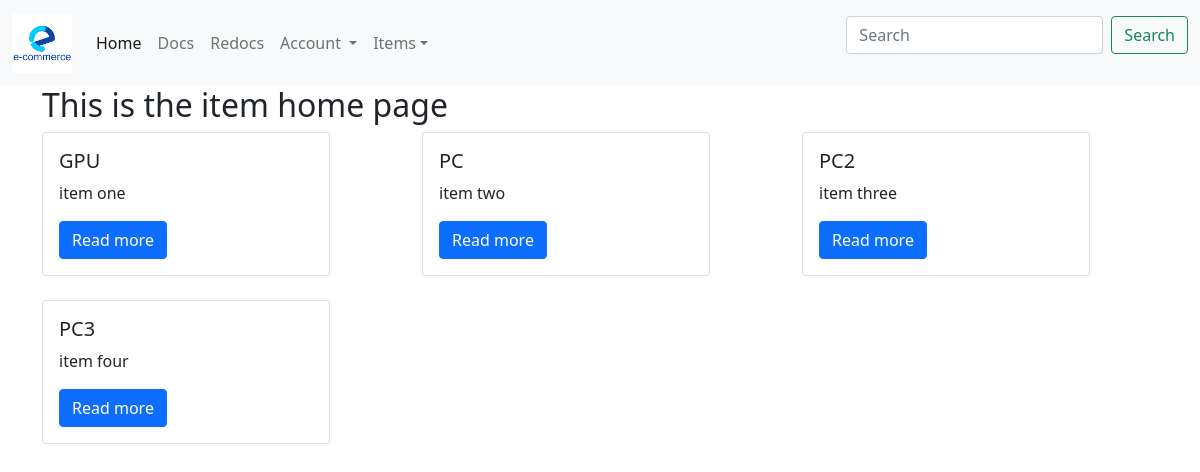
The app's page /, older data.
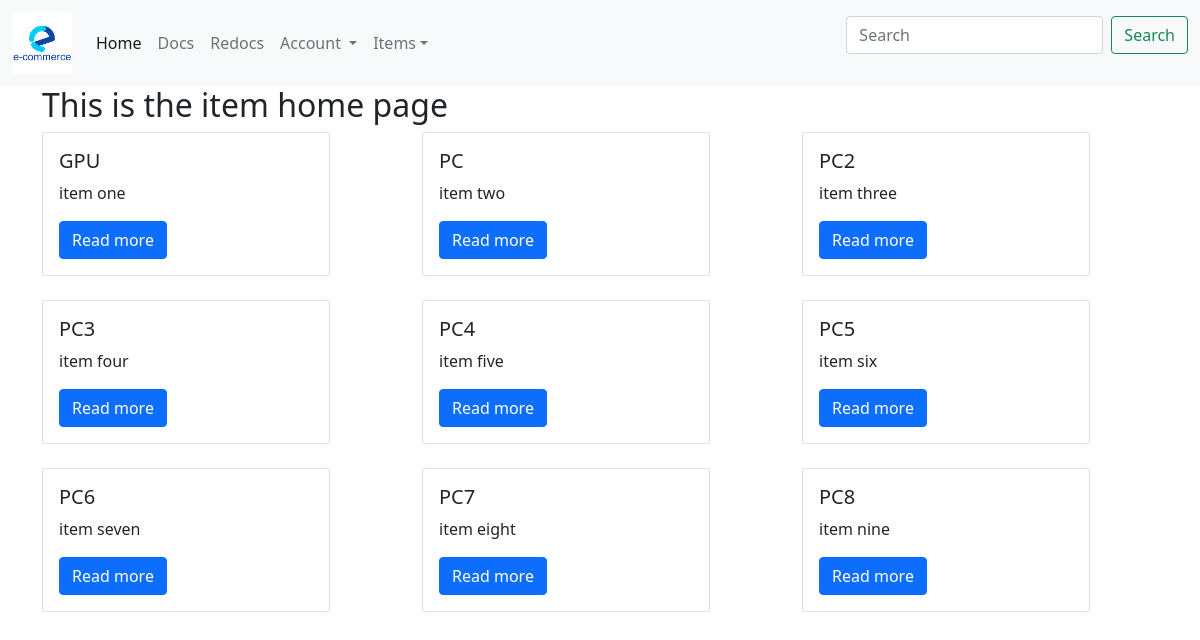
The same page, newer data.
### models.py (models this page shows)
class Items(Base):
    __tablename__ = "items"
    id = Column(Integer, primary_key=True, index=True)
    title = Column(String, nullable=False, unique=True)
    description = Column(String)
    date_posted = Column(Date)
    owner_id = Column(Integer, ForeignKey("users.id"))
    owner = relationship("User", back_populates="items")

### webapps/routers/item.py (the view)
@router.get("/")
def home(request: Request, db: Session = Depends(get_db), msg: str = None):
    items = db.query(Items).all()
    return templates.TemplateResponse(
        "item_homepage.html", {"request": request, "items": items, "msg": msg}
    )

### templates/item_homepage.html (shortened to what this page needs)
{% extends "base.html" %}
{% block content %}
<div class="container">
  <h2>This is the item home page</h2>
  <div class="row">
  {% for item in items %}
   <div class="col-md-4 mr-auto">
      {% with citem=item  %}
        {% include 'card.html' %}
      {% endwith %}
      {% if loop.index % 3 %}
            <br>
      {% endif %}
    </div>
  {% endfor %}
  </div>
</div>
{% endblock %}

### templates/card.html
<div class="card" style="width: 18rem;">
  <div class="card-body">
    <h5 class="card-title">{{citem.title}}</h5>
      <p class="card-text">{{citem.description[:60]}}</p>
      <a href="/detail/{{ citem.id }}" class="btn btn-primary">Read more</a>
  </div>
</div>

Row changes from the older to the newer data that the page shows:
added Items: title "PC4", description "item five"
added Items: title "PC5", description "item six"
added Items: title "PC6", description "item seven"
added Items: title "PC7", description "item eight"
added Items: title "PC8", description "item nine"
